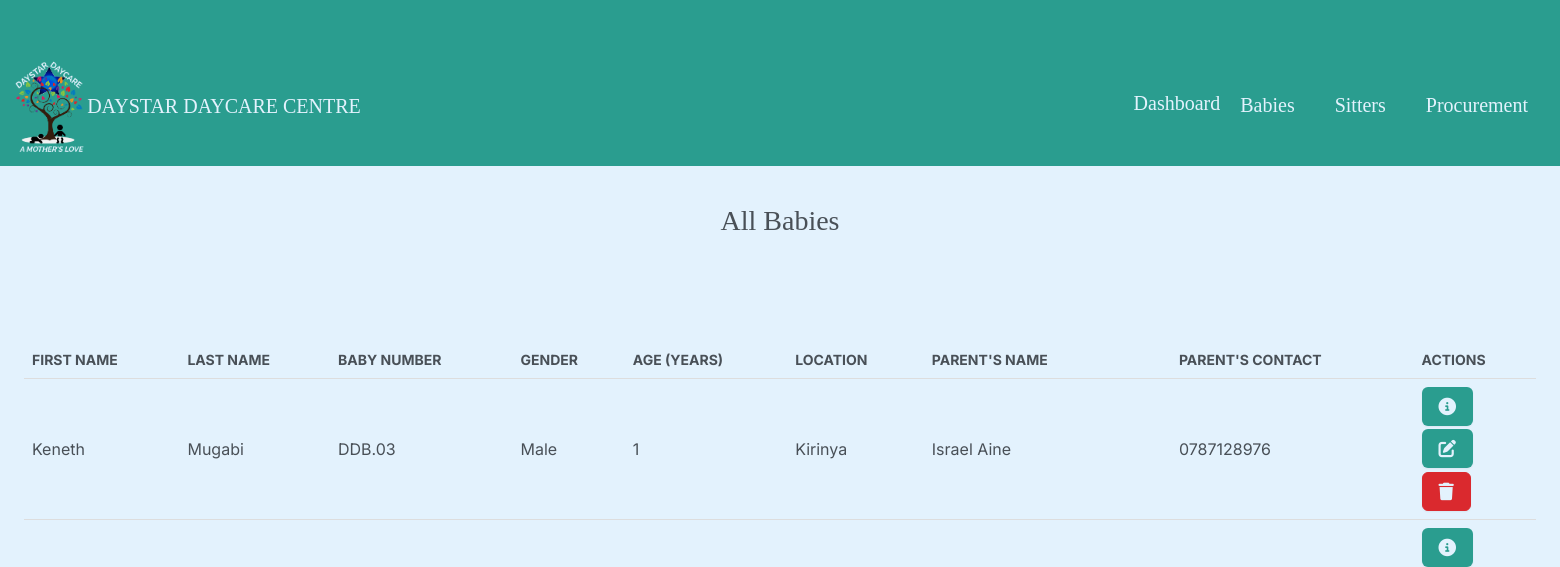
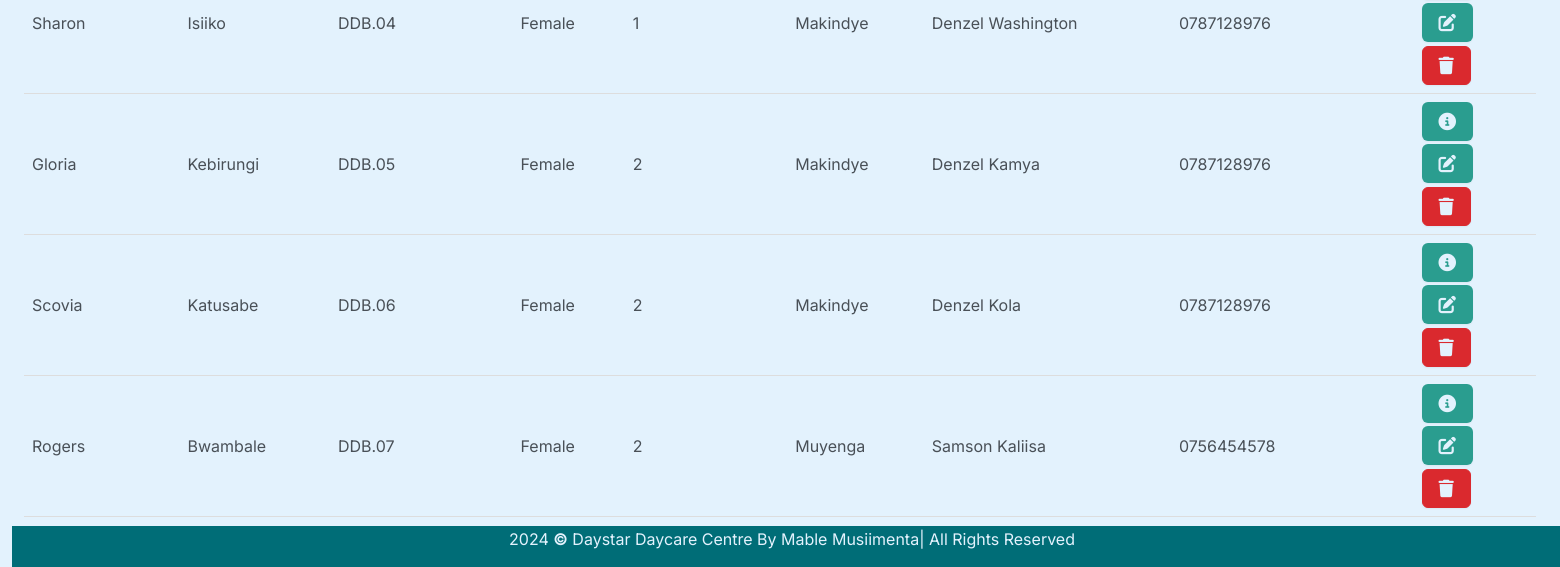
Before: /baby/ (signed in) with the older database file (2 pictures, top to bottom).
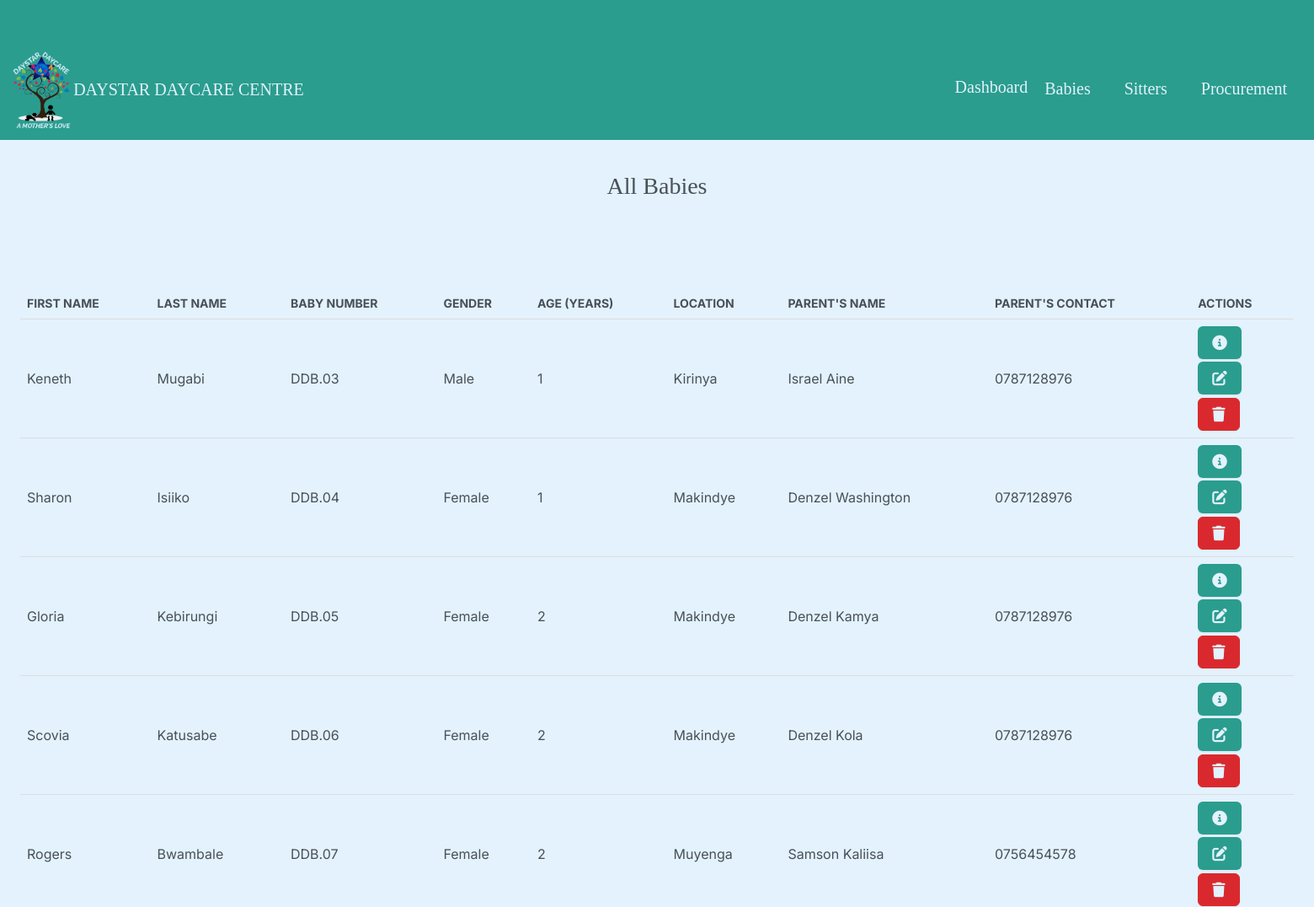
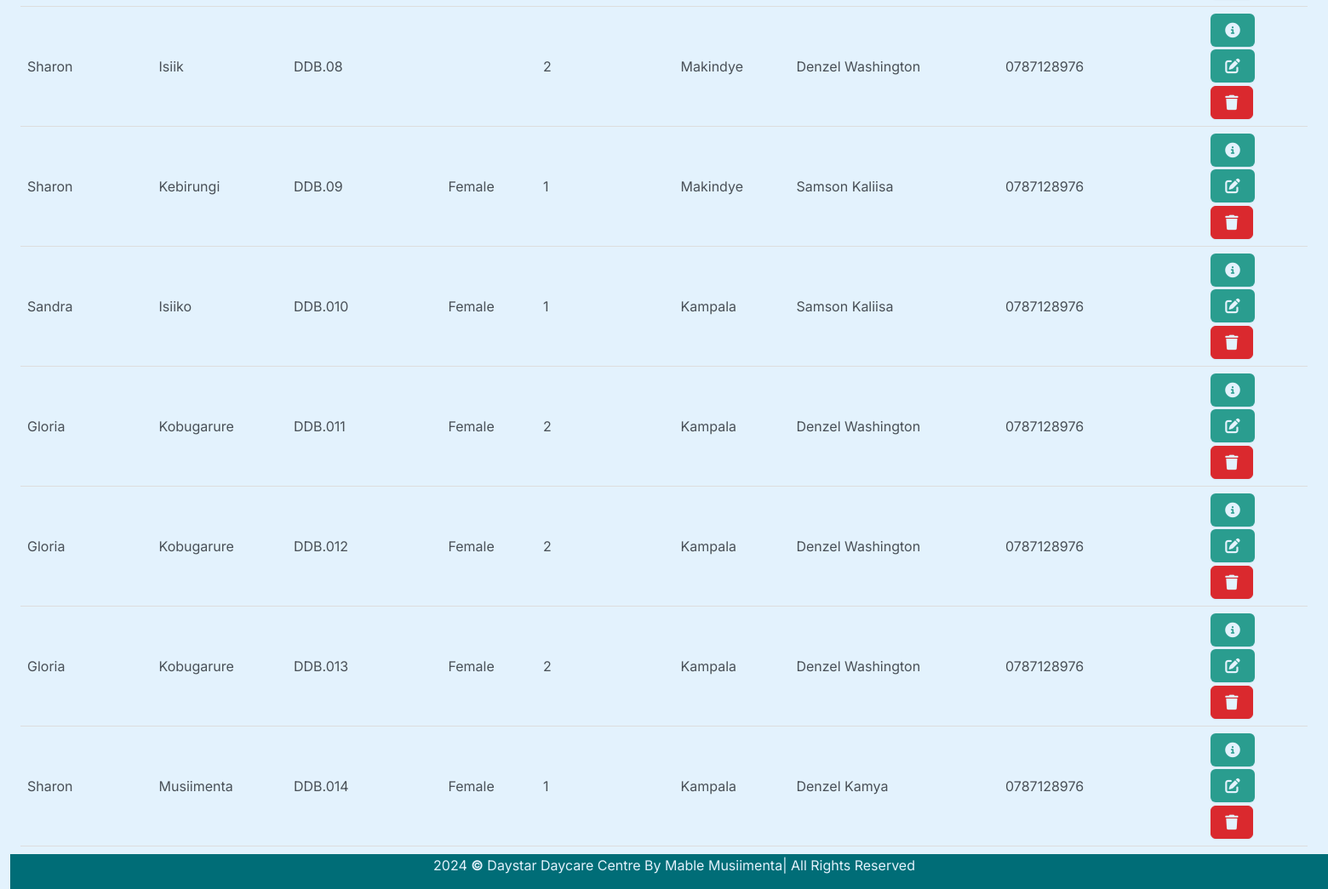
After: the same page with the newer database file (2 pictures, top to bottom).
### daystarapp/models.py (models this page shows, shortened)
class Baby(models.Model):
    first_name = models.CharField(max_length=50, null=False)
    last_name = models.CharField(max_length=50, null=False)
    gender = models.CharField(max_length=10, null=False, choices=GENDER)
    age = models.PositiveIntegerField()
    location = models.CharField(max_length=50, null=False)
    parent_name = models.CharField(max_length=50, null=False, validators=[validate_two_names])
    parent_contact = models.CharField(max_length=50, null=False, validators=[validate_phone_number])

### daystarapp/views.py (the view)
# urls.py: path("baby/", views.baby, name="baby"),
@login_required
def baby(request):
    success = request.GET.get('success', False)
    return render(request, "babies/baby.html", {"babies": Baby.objects.all()} )

### daystarapp/templates/babies/baby.html (shortened to what this page needs)
{% extends "babies/base.html" %}
{% block body %}
<div class="container-fluid" style="padding-top: 80px;">
    <h3 class="m-4" style="text-align: center; font-family:serif;">All Babies</h3>
    <div class="row">
        <div class="col-12">
            {% if babies %}
                <div class="table-responsive">
                    <table>
                        <thead>
                            <tr>
                                <th scope="col">First Name</th>
                                <th scope="col">Last Name</th>
                                <th scope="col">Baby Number</th>
                                <th scope="col">Gender</th>
                                <th scope="col">Age (Years)</th>
                                <th scope="col">Location</th>
                                <th scope="col">Parent's Name</th>
                                <th scope="col">Parent's Contact</th>
                                <th scope="col">ACTIONS</th>
                            </tr>
                        </thead>
                        <tbody>
                            {% for baby in babies %}
                                <tr>
                                    <td>{{ baby.first_name }}</td>
                                    <td>{{ baby.last_name }}</td>
                                    <td>DDB.0{{ baby.id }}</td>
                                    <td>{{ baby.gender }}</td>
                                    <td>{{ baby.age }}</td>
                                    <td>{{ baby.location }}</td>
                                    <td>{{ baby.parent_name }}</td>
                                    <td>{{ baby.parent_contact}}</td>
                                    <td>
                                        <button type="button" class="btn me-1" href="{% url 'view_baby' baby.id %}" data-bs-toggle="modal" data-bs-target="#myModal{{baby.id}}" style="background-color: #2a9d8f; color:#e3f2fd; margin-bottom:3px;"></button><br>
                                        <a class="btn me-1" href="{% url 'edit' baby.id %}" style="background-color: #2a9d8f; color:#e3f2fd;">
                                        </a><br>
                                        <button type="button" class="btn btn-danger" data-bs-toggle="modal" data-bs-target="#delete{{baby.id}}" style="color: #e3f2fd; margin-top:4px;">
                                        </button>
                                    </td>
                                </tr>
                            {% endfor %}
                        </tbody>
                    </table>
                </div>
            {% else %}
                <h5 class="alert alert-primary ms-4 me-4">No Baby Records</h5>
            {% endif %}
        </div>
    </div>
</div>
{% endblock %}

### daystarapp/templates/babies/base.html (shortened to what this page needs)
{% load static %}
<!DOCTYPE html>
<html lang="en">
<head>
    <link rel="stylesheet" href="https://cdnjs.cloudflare.com/ajax/libs/font-awesome/6.5.2/css/all.min.css">
    <link rel="stylesheet" href="{% static 'css/bootstrap.min.css' %}">
    <link rel="stylesheet" href="{% static 'css/base.css' %}">
</head>
<body class="d-flex flex-column min-vh-100" style="background-color: #e3f2fd;">
    <nav class="navbar navbar-expand-lg" style="background-color: #2a9d8f">
        <div class="container-fluid">
          <a class="navbar-brand" href="{% url 'baby' %}" style="color: #e3f2fd;">
          <img src="{% static 'images/badge1.png' %}" alt="badge" style="height: 100px; padding-bottom:3px;">DAYSTAR DAYCARE CENTRE</a>
          <div class="collapse navbar-collapse" id="navbarColor01">
            <ul class="navbar-nav ms-auto">
              <li><a href="{% url 'dashb' %}">Dashboard</a></li>
              <li class="nav-item dropdown">
                <a class="nav-link dropdown-toggle" href="#" role="button" data-bs-toggle="dropdown" aria-expanded="false" style="color: #e3f2fd;">
                  Babies
                </a>
                <li class="nav-item dropdown">
                  <a class="nav-link dropdown-toggle" href="#" role="button" data-bs-toggle="dropdown" aria-expanded="false" style="color: #e3f2fd;">
                    Sitters
                  </a>
                  <li class="nav-item dropdown">
                    <a class="nav-link dropdown-toggle" href="#" role="button" data-bs-toggle="dropdown" aria-expanded="false" style="color: #e3f2fd;">
                      Procurement
                    </a>
             </ul>
          </div>
        </div>
      </nav>
     <div class="container-fluid">
        {% block body %}
        {% endblock %}
     </div>
     <div class="container-fluid">
      <footer class="footer">
        <div class="container">
          <span class="text-muted">
            <p class="copyright">
              <script>document.write(new Date().getFullYear())</script> <span style="font-weight: bold;">&copy;</span> Daystar Daycare Centre By Mable Musiimenta| All Rights Reserved
          </p>
          </span>
        </div>
      </footer>
     </div>
</body>
</html>

### daystarapp/templates/babies/base.html (style rules this page uses)
li a { text-decoration: none; color: #e3f2fd; margin-top: -6px; }
.navbar { position: fixed; top: 0; width: 100%; z-index:800; font-family: serif; font-size: 20px; padding-top: 3px; padding-bottom: 3px; }
.navbar-nav > li { position: relative; }
.navbar-nav .nav-link::after { display: none !important; }
.footer { position: fixed; bottom: 0; width: 100%; background-color: #006d77; }
.footer .copyright { margin-top: 1px; text-align: center; font-size: 16px; color: #e3f2fd; }
.container-fluid { margin-top: 50px; position: relative; }

### daystarapp/templates/babies/baby.html (style rules this page uses)
table { border-collapse: collapse; width: 100%; }
th, td { padding: 8px; text-align: left; border-bottom: 1px solid #DDD; }
th { font-weight: 700; }

Changed rows visible on the page:
added Baby: first_name "Sharon", last_name "Isiik", id "8", age "2", location "Makindye", parent_name "Denzel Washington", parent_contact "0787128976"
added Baby: first_name "Sharon", last_name "Kebirungi", id "9", gender "Female", age "1", location "Makindye", parent_name "Samson Kaliisa", parent_contact "0787128976"
added Baby: first_name "Sandra", last_name "Isiiko", id "10", gender "Female", age "1", location "Kampala", parent_name "Samson Kaliisa", parent_contact "0787128976"
added Baby: first_name "Gloria", last_name "Kobugarure", id "11", gender "Female", age "2", location "Kampala", parent_name "Denzel Washington", parent_contact "0787128976"
added Baby: first_name "Gloria", last_name "Kobugarure", id "12", gender "Female", age "2", location "Kampala", parent_name "Denzel Washington", parent_contact "0787128976"
added Baby: first_name "Gloria", last_name "Kobugarure", id "13", gender "Female", age "2", location "Kampala", parent_name "Denzel Washington", parent_contact "0787128976"
added Baby: first_name "Sharon", last_name "Musiimenta", id "14", gender "Female", age "1", location "Kampala", parent_name "Denzel Kamya", parent_contact "0787128976"
